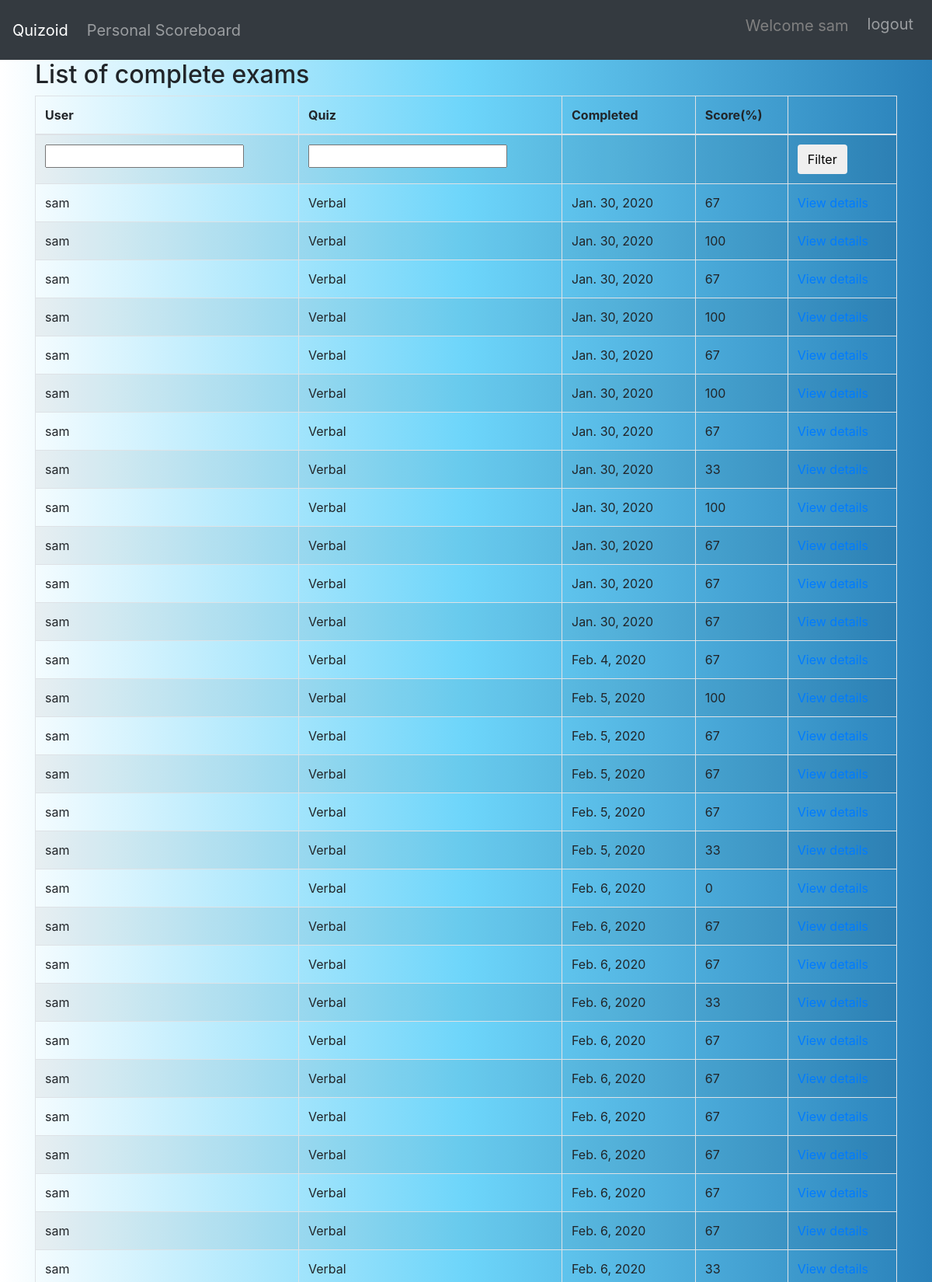
/marking/ (signed in, upper part), run on the app's committed database.
### quiz/models.py (models this page shows, shortened)
class Sitting(models.Model):
    user = models.ForeignKey(settings.AUTH_USER_MODEL, verbose_name=_("User"), on_delete=models.CASCADE)
    quiz = models.ForeignKey(Quiz, verbose_name=_("Quiz"), on_delete=models.CASCADE)
    question_order = models.CharField(validators=[validate_comma_separated_integer_list],
        max_length=1024, verbose_name=_("Question Order"))
    question_list = models.CharField(validators=[validate_comma_separated_integer_list],
        max_length=1024, verbose_name=_("Question List"))
    incorrect_questions = models.CharField(validators=[validate_comma_separated_integer_list],
        max_length=1024, blank=True, verbose_name=_("Incorrect questions"))
    q_type = models.IntegerField(blank=True, null=True,verbose_name=_("question type"))
    q_time = models.IntegerField(default='0',verbose_name=_("question time"))
    current_score = models.IntegerField(verbose_name=_("Current Score"))
    complete = models.BooleanField(default=False, blank=False,
                                   verbose_name=_("Complete"))
    user_answers = models.TextField(blank=True, default='{}',
                                    verbose_name=_("User Answers"))
    start = models.DateTimeField(auto_now_add=True,
                                 verbose_name=_("Start"))
    end = models.DateTimeField(null=True, blank=True, verbose_name=_("End"))
    objects = SittingManager()
    class Meta:
        permissions = (("view_sittings", _("Can see completed exams.")),)
    def _question_ids(self):
        return [int(n) for n in self.question_order.split(',') if n]
    @property
    def get_percent_correct(self):
        dividend = float(self.current_score)
        divisor = len(self._question_ids())
        if divisor < 1:
            return 0
        if dividend > divisor:
            return 100
        correct = int(round((dividend / divisor) * 100))
        if correct >= 1:
            return correct
        else:
            return 0

class Quiz(models.Model):
    title = models.CharField(
        verbose_name=_("Title"),
        max_length=60, blank=False)
    description = models.TextField(
        verbose_name=_("Description"),
        blank=True, help_text=_("a description of the quiz"))
    url = models.SlugField(
        max_length=60, blank=False,
        help_text=_("a user friendly url"),
        verbose_name=_("user friendly url"))
    category = models.ForeignKey(
        Category, null=True, blank=True,
        verbose_name=_("Category"), on_delete=models.CASCADE)
    random_order = models.BooleanField(
        blank=False, default=False,
        verbose_name=_("Random Order"),
        help_text=_("Display the questions in "
                    "a random order or as they "
                    "are set?"))
    max_questions = models.PositiveIntegerField(
        blank=True, null=True, verbose_name=_("Max Questions"),
        help_text=_("Number of questions to be answered on each attempt."))
    answers_at_end = models.BooleanField(
        blank=False, default=False,
        help_text=_("Correct answer is NOT shown after question."
                    " Answers displayed at the end."),
        verbose_name=_("Answers at end"))
    exam_paper = models.BooleanField(
        blank=False, default=False,
        help_text=_("If yes, the result of each"
                    " attempt by a user will be"
                    " stored. Necessary for marking."),
        verbose_name=_("Exam Paper"))
    single_attempt = models.BooleanField(
        blank=False, default=False,
        help_text=_("If yes, only one attempt by"
                    " a user will be permitted."
                    " Non users cannot sit this exam."),
        verbose_name=_("Single Attempt"))
    pass_mark = models.SmallIntegerField(
        blank=True, default=0,
        verbose_name=_("Pass Mark"),
        help_text=_("Percentage required to pass exam."),
        validators=[MaxValueValidator(100)])
    success_text = models.TextField(
        blank=True, help_text=_("Displayed if user passes."),
        verbose_name=_("Success Text"))
    fail_text = models.TextField(
        verbose_name=_("Fail Text"),
        blank=True, help_text=_("Displayed if user fails."))
    draft = models.BooleanField(
        blank=True, default=False,
        verbose_name=_("Draft"),
        help_text=_("If yes, the quiz is not displayed"
                    " in the quiz list and can only be"
                    " taken by users who can edit"
                    " quizzes."))
    class Meta:
        verbose_name = _("Quiz")
        verbose_name_plural = _("Quizzes")
    def __str__(self):
        return self.title

### quiz/views.py (the view)
class QuizMarkingList(QuizMarkerMixin, SittingFilterTitleMixin, ListView):
    model = Sitting
    def get_queryset(self):
        queryset = super(QuizMarkingList, self).get_queryset()\
                                               .filter(complete=True)
        user_filter = self.request.GET.get('user_filter')
        if user_filter:
            queryset = queryset.filter(user__username__icontains=user_filter)
        return queryset
    class Meta:
        pass

### quiz/views.py (called while the page is built)
    @method_decorator(login_required)
    @method_decorator(permission_required('quiz.view_sittings'))
    def dispatch(self, *args, **kwargs):
        return super(QuizMarkerMixin, self).dispatch(*args, **kwargs)

    def get_queryset(self):
        queryset = super(SittingFilterTitleMixin, self).get_queryset()
        quiz_filter = self.request.GET.get('quiz_filter')
        if quiz_filter:
            queryset = queryset.filter(quiz__title__icontains=quiz_filter)
        return queryset

### quiz/templates/quiz/sitting_list.html (shortened to what this page needs)
{% extends 'base.html' %}
{% load i18n %}
{% block content %}
<h2>{% trans "List of complete exams" %}</h2>
    {% if sitting_list %}
		<table class="table table-bordered table-striped">
		  <thead>
			<tr>
			  <th>{% trans "User" %}</th>
			  <th>{% trans "Quiz" %}</th>
			  <th>{% trans "Completed" %}</th>
			  <th>{% trans "Score" %}(%)</th>
			  <th></th>
			</tr>
		  </thead>
		  <tbody>
			<tr>
			  <form action="" method="GET">
				<td><input type="text" name="user_filter" /></td>
				<td><input type="text" name="quiz_filter" /></td>
				<td></td>
				<td></td>
				<td><button type="submit" class="btn btn-default">{% trans "Filter"%}</button></td>
			  </form>
			</tr>
        {% for sitting in sitting_list %}
			<tr>
			  <td>{{ sitting.user }}</td>
			  <td>{{ sitting.quiz }}</td>
			  <td>{{ sitting.end|date }}</td>
			  <td>{{ sitting.get_percent_correct }}</td>
			  <td>
				<a href="{% url 'quiz_marking_detail' pk=sitting.id %}">
				  {% trans "View details" %}
				</a>
			</tr>
        {% endfor %}
		  </tbody>
		</table>
    {% else %}
        <p>{% trans "There are no matching quizzes" %}.</p>
    {% endif %}
{% endblock %}

### quiz/templates/base.html (shortened to what this page needs)
{% load i18n %}
<!DOCTYPE html>
<html xmlns:fb="http://www.facebook.com/2008/fbml" xmlns="http://www.w3.org/1999/xhtml" xml:lang="en" lang="en" dir="ltr">
<head>
  <link rel="stylesheet" href="https://stackpath.bootstrapcdn.com/bootstrap/4.1.2/css/bootstrap.min.css"
>
</head>
<body class="xyz" style="background: #2980B9;  /* fallback for old browsers */
background: -webkit-linear-gradient(to right, #FFFFFF, #6DD5FA, #2980B9);  /* Chrome 10-25, Safari 5.1-6 */
background: linear-gradient(to right, #FFFFFF, #6DD5FA, #2980B9); /* W3C, IE 10+/ Edge, Firefox 16+, Chrome 26+, Opera 12+, Safari 7+ */
">
  <nav class="navbar navbar-expand-sm navbar-dark bg-dark" >
    <a class="navbar-brand" href="{% url 'index' %}">Quizoid</a>
    <div class="collapse navbar-collapse" id="navbarSupportedContent">
      <ul class="navbar-nav rm-auto">
        <li class="nav-tem" style="color:gray;font-size:20px;">
        {% if user.is_authenticated %}
        <li class="nav-tem" style="color:gray;font-size:20px;">
            <a href="{% url 'quiz_progress' %}" class="nav-link">Personal Scoreboard</a>
          </li>
        {% endif %}
      </ul>
      <ul class="navbar-nav ml-auto">
         <li class="nav-item " style="color:gray;font-size:20px;">
        </li>
        <li class="nav-item " style="color:gray;font-size:20px;">
             {% if user.is_authenticated %}
        <p class="navbar-brand"style="margin-top:5px;color:gray">Welcome {{user.username}}</p>
        {% endif %}
        </li>
        <li class="nav-item " style="color:gray;font-size:20px;">
          {% if user.is_authenticated %}
          <a class="nav-link" href="{% url 'logout' %}">logout</a>
          {% else %}
          <a class="nav-link" href="{% url 'login' %}">Login</a>
          {% endif %}
        </li>
      </ul>
    </div>
  </nav>
  <div class="container">
     {% block content %} {% endblock %}
  </div>
</body>
</html>

### data on the page
Sitting: user "sam", quiz "Verbal", end "Jan. 30, 2020", get_percent_correct "67"
Sitting: user "sam", quiz "Verbal", end "Jan. 30, 2020", get_percent_correct "100"
Sitting: user "sam", quiz "Verbal", end "Jan. 30, 2020", get_percent_correct "67"
Sitting: user "sam", quiz "Verbal", end "Jan. 30, 2020", get_percent_correct "100"
Sitting: user "sam", quiz "Verbal", end "Jan. 30, 2020", get_percent_correct "67"
Sitting: user "sam", quiz "Verbal", end "Jan. 30, 2020", get_percent_correct "100"
Sitting: user "sam", quiz "Verbal", end "Jan. 30, 2020", get_percent_correct "67"
Sitting: user "sam", quiz "Verbal", end "Jan. 30, 2020", get_percent_correct "33"
Sitting: user "sam", quiz "Verbal", end "Jan. 30, 2020", get_percent_correct "100"
Sitting: user "sam", quiz "Verbal", end "Jan. 30, 2020", get_percent_correct "67"
Sitting: user "sam", quiz "Verbal", end "Jan. 30, 2020", get_percent_correct "67"
Sitting: user "sam", quiz "Verbal", end "Jan. 30, 2020", get_percent_correct "67"
Sitting: user "sam", quiz "Verbal", end "Feb. 4, 2020", get_percent_correct "67"
Sitting: user "sam", quiz "Verbal", end "Feb. 5, 2020", get_percent_correct "100"
Sitting: user "sam", quiz "Verbal", end "Feb. 5, 2020", get_percent_correct "67"
Sitting: user "sam", quiz "Verbal", end "Feb. 5, 2020", get_percent_correct "67"
Sitting: user "sam", quiz "Verbal", end "Feb. 5, 2020", get_percent_correct "67"
Sitting: user "sam", quiz "Verbal", end "Feb. 5, 2020", get_percent_correct "33"
Sitting: user "sam", quiz "Verbal", end "Feb. 6, 2020", get_percent_correct "0"
Sitting: user "sam", quiz "Verbal", end "Feb. 6, 2020", get_percent_correct "67"
Sitting: user "sam", quiz "Verbal", end "Feb. 6, 2020", get_percent_correct "67"
Sitting: user "sam", quiz "Verbal", end "Feb. 6, 2020", get_percent_correct "33"
Sitting: user "sam", quiz "Verbal", end "Feb. 6, 2020", get_percent_correct "67"
Sitting: user "sam", quiz "Verbal", end "Feb. 6, 2020", get_percent_correct "67"
Sitting: user "sam", quiz "Verbal", end "Feb. 6, 2020", get_percent_correct "67"
Sitting: user "sam", quiz "Verbal", end "Feb. 6, 2020", get_percent_correct "67"
Sitting: user "sam", quiz "Verbal", end "Feb. 6, 2020", get_percent_correct "67"
Sitting: user "sam", quiz "Verbal", end "Feb. 6, 2020", get_percent_correct "67"
Sitting: user "sam", quiz "Verbal", end "Feb. 6, 2020", get_percent_correct "33"

### other printed values
{{ user.username }} "sam"
